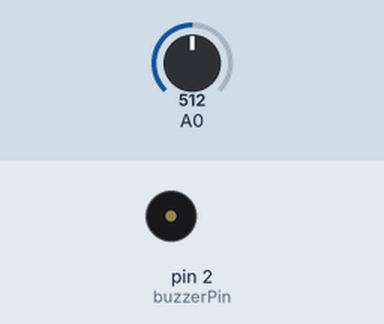
Bench run of a sketch on a simulated Arduino Uno, built with avr-gcc and run on an emulated ATmega328P. Parts: buzzer (waves = sounding, pin HIGH). The test bench sets the inputs (shaded band); at power-on: A0 = 512.

Above: at 0.1 s.
At 0.6 s:
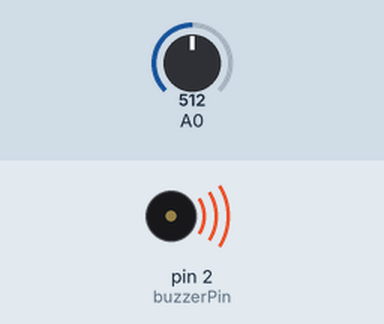
Timing chart, 0 to 2.1 s (numbered marks = the images above):
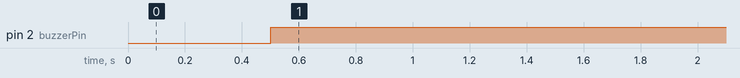

The sketch:

fire_module.ino
```cpp
double temp;
bool fire = false;
int buzzerPin = 2;

void setup() {
  pinMode(buzzerPin, OUTPUT);
  Serial.begin(9600);
}

void loop() {
  int val = analogRead(A0);
  temp = val*0.48828125;

  if (!fire){
    digitalWrite(buzzerPin, LOW);
  }
  else {
    digitalWrite(buzzerPin, HIGH);
  }

  if (temp>50){
    fire = true;
  }
  else fire = false;

  delay(500);
}
```

Measured:
- by itself, pin 2 (buzzerPin): LOW → HIGH at 0.50 s
